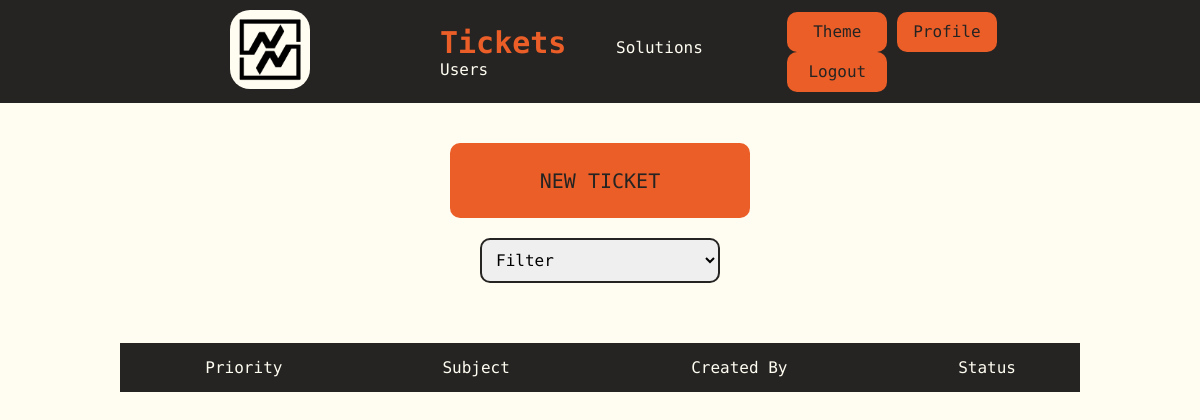
Before: /tickets (signed in) with the older database file.
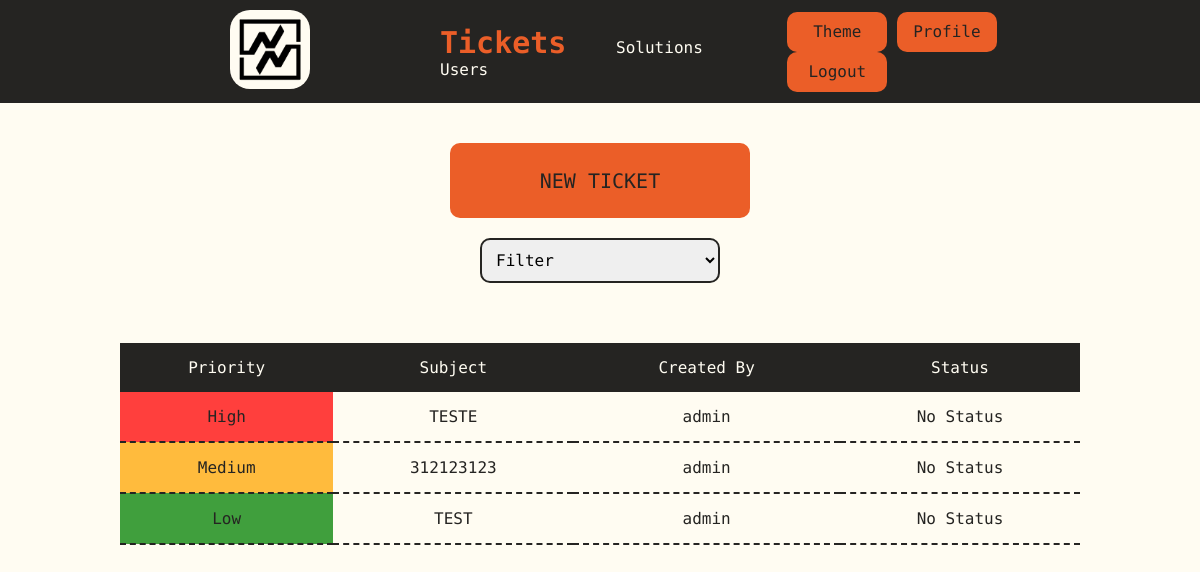
After: the same page with the newer database file.
### tables this page shows
CREATE TABLE tickets (
id INTEGER PRIMARY KEY AUTOINCREMENT NOT NULL,
subject TEXT NOT NULL,
creator INTEGER,
description TEXT,
status INTEGER DEFAULT 0 NOT NULL,
priority INTEGER DEFAULT 0 NOT NULL,
time TIMESTAMP DEFAULT CURRENT_TIMESTAMP,
FOREIGN KEY(creator) REFERENCES users(id)
ON DELETE SET NULL
ON UPDATE NO ACTION
);

CREATE TABLE users (id INTEGER PRIMARY KEY AUTOINCREMENT NOT NULL, name TEXT NOT NULL, hash TEXT NOT NULL, permission INTEGER DEFAULT 4 NOT NULL, active BLOB DEFAULT 0 NOT NULL, email TEXT NOT NULL);

### app.py (the view, shortened to what this page needs)
@app.route("/tickets", methods=["GET", "POST"])
def tickets():
    tickets = db.execute("SELECT tickets.id, tickets.subject, tickets.status, tickets.priority, users.name AS creator_name FROM tickets LEFT JOIN users ON tickets.creator = users.id WHERE tickets.status < 4 ORDER BY priority DESC, time ASC")
    return render_template("tickets.html", tickets = tickets, status = ticketStatus, priority = priority)

### templates/tickets.html (shortened to what this page needs)
{% extends "layout.html" %}
{% block body %}
    {% if session.get("permission") < 4 %}
    <form action="/newticket">
    <button type="submit" class="enter">NEW TICKET</button>
    </form>
    <form action="/tickets" method="post">
    <select id="status" name="status" onchange="clickButton()">
        <option hidden disabled value="" selected>Filter</option>
    </select>
    </form>
    {% endif %}
    <table>
        <thead>
            <tr>
                <th>Priority</th>
                <th>Subject</th>
                <th>Created By</th>
                <th>Status</th>
            </tr>
        </thead>
        <tbody>
            {% for ticket in tickets %}
            <tr onclick="clickButtonID('{{ ticket["id"] }}')">
                <td class="{{ priority[ticket['priority']] }}"> {{ priority[ticket["priority"]] }}</td>
                <td> {{ ticket["subject"] }}</td>
                {% if ticket["creator_name"] %}
                <td> {{ ticket["creator_name"] }}</td>
                {% else %}
                <td></td>
                {% endif %}
                <td> {{ status[ticket["status"]] }}</td>
            </tr>
            {% endfor %}
        </tbody>
    </table>
{% endblock %}

### templates/layout.html (shortened to what this page needs)
<!DOCTYPE HTML>
<html lang="en">
    <head>
        <link rel="stylesheet" href=".\static\styles.css">
    </head>
    <body>
      <header>
        <div>
        <a href="/"><img class="logo" src=".\static\images\d3.png" alt="logo"></a>
        </div>
        {% if session.get("user_id") %}
        <div>
        <nav>
          <ul class="nav_links">
            <li><a href="/tickets" onclick="changeActiveLink(event)" id="ticketID">Tickets</a></li>
            <li><a href="/solutions" onclick="changeActiveLink(event)" id="docID">Solutions</a></li>
            {% if session.get("permission") < 3 %}
            <li><a href="/users" onclick="changeActiveLink(event)" id="userID">Users</a></li>
            {% endif %}
          </ul>
        </nav>
        </div>
        <div>
          <button onclick="toggleMode()">Theme</button>
          <a href="/profile"><button>Profile</button></a>
          <a href="/logout"><button onclick="logout()">Logout</button></a>
        </div>
        {% else %}
        <div>
          <button onclick="toggleMode()">Theme</button>
          <a href="/register"><button>Register</button></a>
          <a href="/"><button>Login</button></a>
          {% endif %}
      </header>
      <div class="body">
      {% block body %}{% endblock %}
      </div>
    </body>
</html>

### static/styles.css (style rules this page uses)
.light { --color1: #fffcf2; --color2: #ccc5b9; --color3: #403d39; --color4: #252422; --color5: #eb5e28; --font: "M PLUS 1 Code", sans-serif; }
* { font-family: var(--font); box-sizing: border-box; margin: 0; padding: 0; font-weight: 500; --font-color: var(--color4); --background-color: var(--color1); --button-color: var(--color5); --buttonfont-color: var(--color4); --hover-color: var(--color2); --hoverfont-color: var(--color4); --nav-color: var(--color4); --navfont-color: var(--color1); --linkhover-color: var(--color5); --logo-color: var(--color1); --tab-color: var(--color4); --tabhover-color: var(--color3); --tabhoverfont-color: var(--color1); --tabfont-color: var(--color1); --disabled-color: var(--color2); --disabledfont-color: var(--color4); --placeholder-color: var(--color3); --aler-color: var(--color5); --active-color: var(--color1); --activefont-color: var(--color5); --border-color: var(--color5); }
html { background-color: var(--background-color); color: var(--font-color); }
header { background-color: var(--nav-color); color: var(--navfont-color); display: flex; justify-content: space-between; align-items: center; padding: 10px 10%; }
.body { padding: 10px 10%; text-align: center; }
header a { color: var(--navfont-color); text-decoration: none; }
body { transition: background-color 0.5s, color 0.3s; }
.nav_links li { display: inline-block; padding: 0 20px; }
.nav_links li a { transition: all 0.3s ease 0s; }
button { background-color: var(--button-color); color: var(--buttonfont-color); border: none; border-radius: 10px; cursor: pointer; transition: all 0.5s ease 0s; width: 100px; height: 40px; font-size: 16px; }
.active { font-weight:bolder; font-size: 30px; color: var(--activefont-color); transition: all 0.5s ease 0s; }
.enter { margin-top: 30px; margin-bottom: 10px; font-size: 20px; width: 300px; height: 75px; }
.logo { margin: 0px 110px; width: 80px; height: auto; background-color: var(--logo-color); border-radius: 20px; padding: 5px 5px; transition: all 1s ease 0s; }
table { margin:50px 0px; width: 100%; border-collapse: collapse; text-align: center; }
td { padding: 15px 0px; border-bottom: 2px dashed var(--tab-color); }
th { background-color: var(--tab-color); padding: 15px 0px; transition: all 0.5s ease 0s; color: var(--tabfont-color); }
input, select, textarea { width: 25%; min-width: 200px; padding: 10px; margin: 10px 0px; border: 2px solid var(--font-color); border-radius: 10px; font-size: 16px; }
.Medium { background-color: rgba(255, 166, 0, 0.75); }
.High { background-color: rgba(255, 0, 0, 0.75); }
.Low { background-color: rgba(0, 128, 0, 0.75); }

Changed rows visible on the page:
added tickets: priority "High", subject "TESTE", creator_name "admin", status "No Status"
added tickets: priority "Medium", subject "312123123", creator_name "admin", status "No Status"
added tickets: priority "Low", subject "TEST", creator_name "admin", status "No Status"
